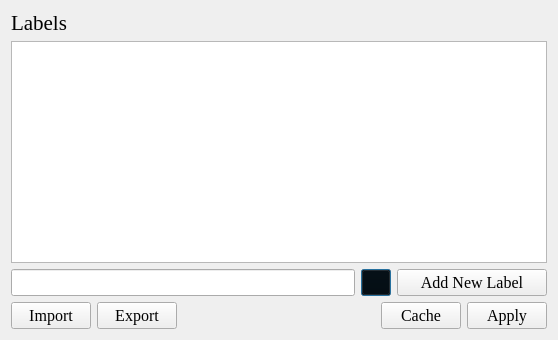
<?xml version="1.0" encoding="UTF-8"?>
<ui version="4.0">
 <class>Dialog_Setting</class>
 <widget class="QDialog" name="Dialog_Setting">
  <property name="geometry">
   <rect>
    <x>0</x>
    <y>0</y>
    <width>558</width>
    <height>340</height>
   </rect>
  </property>
  <property name="font">
   <font>
    <family>Times New Roman</family>
    <pointsize>12</pointsize>
    <weight>50</weight>
    <italic>false</italic>
    <bold>false</bold>
   </font>
  </property>
  <property name="windowTitle">
   <string>Setting</string>
  </property>
  <layout class="QVBoxLayout" name="verticalLayout_2">
   <item>
    <layout class="QVBoxLayout" name="verticalLayout">
     <item>
      <widget class="QLabel" name="label">
       <property name="font">
        <font>
         <pointsize>16</pointsize>
         <weight>50</weight>
         <italic>false</italic>
         <bold>false</bold>
        </font>
       </property>
       <property name="text">
        <string>Labels</string>
       </property>
      </widget>
     </item>
     <item>
      <widget class="QListWidget" name="listWidget_labels"/>
     </item>
     <item>
      <layout class="QHBoxLayout" name="horizontalLayout">
       <property name="spacing">
        <number>6</number>
       </property>
       <item>
        <widget class="QLineEdit" name="lineEdit_label">
         <property name="minimumSize">
          <size>
           <width>150</width>
           <height>0</height>
          </size>
         </property>
         <property name="maximumSize">
          <size>
           <width>16777215</width>
           <height>16777215</height>
          </size>
         </property>
         <property name="readOnly">
          <bool>false</bool>
         </property>
        </widget>
       </item>
       <item>
        <widget class="QPushButton" name="pushButton_color">
         <property name="minimumSize">
          <size>
           <width>30</width>
           <height>0</height>
          </size>
         </property>
         <property name="maximumSize">
          <size>
           <width>30</width>
           <height>16777215</height>
          </size>
         </property>
         <property name="styleSheet">
          <string notr="true">background-color: rgb(0, 0, 0);</string>
         </property>
         <property name="text">
          <string/>
         </property>
        </widget>
       </item>
       <item>
        <widget class="QPushButton" name="pushButton_add">
         <property name="minimumSize">
          <size>
           <width>150</width>
           <height>0</height>
          </size>
         </property>
         <property name="maximumSize">
          <size>
           <width>150</width>
           <height>16777215</height>
          </size>
         </property>
         <property name="text">
          <string>Add New Label</string>
         </property>
         <property name="icon">
          <iconset resource="icon.qrc">
           <normaloff>:/icons/icons/书签_bookmark-one.svg</normaloff>:/icons/icons/书签_bookmark-one.svg</iconset>
         </property>
         <property name="autoDefault">
          <bool>true</bool>
         </property>
         <property name="default">
          <bool>false</bool>
         </property>
         <property name="flat">
          <bool>false</bool>
         </property>
        </widget>
       </item>
      </layout>
     </item>
    </layout>
   </item>
   <item>
    <layout class="QHBoxLayout" name="horizontalLayout_2">
     <item>
      <widget class="QPushButton" name="pushButton_import">
       <property name="minimumSize">
        <size>
         <width>80</width>
         <height>0</height>
        </size>
       </property>
       <property name="maximumSize">
        <size>
         <width>80</width>
         <height>16777215</height>
        </size>
       </property>
       <property name="text">
        <string>Import</string>
       </property>
       <property name="icon">
        <iconset resource="icon.qrc">
         <normaloff>:/icons/icons/传入3_afferent-three.svg</normaloff>:/icons/icons/传入3_afferent-three.svg</iconset>
       </property>
      </widget>
     </item>
     <item>
      <widget class="QPushButton" name="pushButton_export">
       <property name="minimumSize">
        <size>
         <width>80</width>
         <height>0</height>
        </size>
       </property>
       <property name="maximumSize">
        <size>
         <width>80</width>
         <height>16777215</height>
        </size>
       </property>
       <property name="text">
        <string>Export</string>
       </property>
       <property name="icon">
        <iconset resource="icon.qrc">
         <normaloff>:/icons/icons/传出3_efferent-three.svg</normaloff>:/icons/icons/传出3_efferent-three.svg</iconset>
       </property>
      </widget>
     </item>
     <item>
      <spacer name="horizontalSpacer">
       <property name="orientation">
        <enum>Qt::Horizontal</enum>
       </property>
       <property name="sizeHint" stdset="0">
        <size>
         <width>40</width>
         <height>20</height>
        </size>
       </property>
      </spacer>
     </item>
     <item>
      <widget class="QPushButton" name="pushButton_cache">
       <property name="minimumSize">
        <size>
         <width>80</width>
         <height>0</height>
        </size>
       </property>
       <property name="maximumSize">
        <size>
         <width>80</width>
         <height>16777215</height>
        </size>
       </property>
       <property name="text">
        <string>Cache</string>
       </property>
       <property name="icon">
        <iconset resource="icon.qrc">
         <normaloff>:/icons/icons/关闭_close-one.svg</normaloff>:/icons/icons/关闭_close-one.svg</iconset>
       </property>
      </widget>
     </item>
     <item>
      <widget class="QPushButton" name="pushButton_apply">
       <property name="minimumSize">
        <size>
         <width>80</width>
         <height>0</height>
        </size>
       </property>
       <property name="maximumSize">
        <size>
         <width>80</width>
         <height>16777215</height>
        </size>
       </property>
       <property name="text">
        <string>Apply</string>
       </property>
       <property name="icon">
        <iconset resource="icon.qrc">
         <normaloff>:/icons/icons/校验_check-one.svg</normaloff>:/icons/icons/校验_check-one.svg</iconset>
       </property>
      </widget>
     </item>
    </layout>
   </item>
  </layout>
 </widget>
 <resources>
  <include location="icon.qrc"/>
 </resources>
 <connections/>
</ui>
